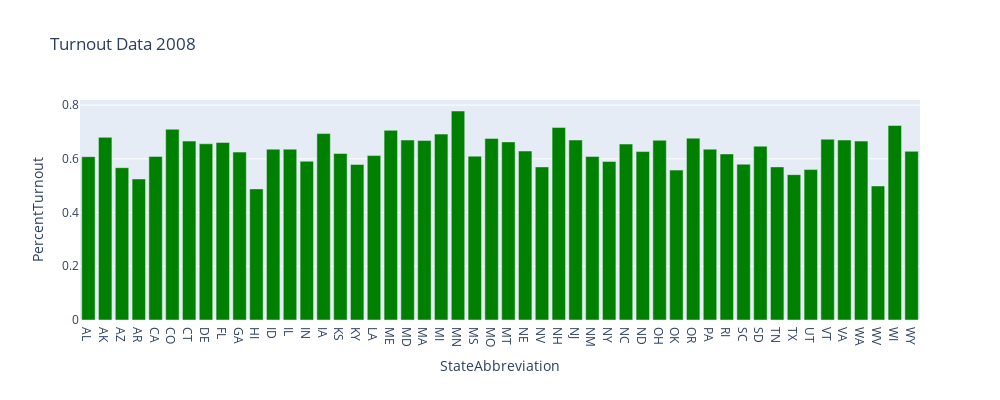

This figure's notebook cell:
### Code cell
Turnout2008 = pe.bar(PercentTurnoutDF2008, x="StateAbbreviation", y="PercentTurnout", title="Turnout Data 2008",
            color_discrete_sequence =['green']*len(PercentTurnoutDF2008),
             barmode='group',
             height=400, width=1000)
Turnout2008.show()

### Figure 1 — Plotly figure (JSON) as saved in the notebook; plotly's stock layout.template omitted (floating-point values rounded to 4 significant figures)
{"data": [{"alignmentgroup": "True", "hovertemplate": "StateAbbreviation=%{x}<br>PercentTurnout=%{y}<extra></extra>", "legendgroup": "", "marker": {"color": "green"}, "name": "", "offsetgroup": "", "orientation": "v", "showlegend": false, "textposition": "auto", "type": "bar", "x": ["AL", "AK", "AZ", "AR", "CA", "CO", "CT", "DE", "FL", "GA", "HI", "ID", "IL", "IN", "IA", "KS", "KY", "LA", "ME", "MD", "MA", "MI", "MN", "MS", "MO", "MT", "NE", "NV", "NH", "NJ", "NM", "NY", "NC", "ND", "OH", "OK", "OR", "PA", "RI", "SC", "SD", "TN", "TX", "UT", "VT", "VA", "WA", "WV", "WI", "WY"], "xaxis": "x", "y": [0.608, 0.68, 0.567, 0.525, 0.609, 0.71, 0.666, 0.656, 0.661, 0.625, 0.488, 0.636, 0.636, 0.591, 0.694, 0.62, 0.579, 0.612, 0.706, 0.67, 0.668, 0.692, 0.778, 0.61, 0.676, 0.663, 0.629, 0.57, 0.717, 0.67, 0.609, 0.59, 0.655, 0.627, 0.669, 0.558, 0.677, 0.636, 0.618, 0.58, 0.647, 0.57, 0.541, 0.56, 0.673, 0.67, 0.666, 0.499, 0.724, 0.628], "yaxis": "y"}], "layout": {"barmode": "group", "height": 400, "legend": {"tracegroupgap": 0}, "title": {"text": "Turnout Data 2008"}, "width": 1000, "xaxis": {"anchor": "y", "domain": [0, 1], "title": {"text": "StateAbbreviation"}}, "yaxis": {"anchor": "x", "domain": [0, 1], "title": {"text": "PercentTurnout"}}}}
